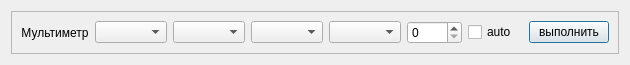
<?xml version="1.0" encoding="UTF-8"?>
<ui version="4.0">
 <class>HandControl</class>
 <widget class="QDialog" name="HandControl">
  <property name="geometry">
   <rect>
    <x>0</x>
    <y>0</y>
    <width>630</width>
    <height>53</height>
   </rect>
  </property>
  <property name="windowTitle">
   <string>Form</string>
  </property>
  <layout class="QVBoxLayout" name="verticalLayout">
   <item>
    <widget class="QFrame" name="frame">
     <property name="frameShape">
      <enum>QFrame::StyledPanel</enum>
     </property>
     <property name="frameShadow">
      <enum>QFrame::Raised</enum>
     </property>
     <layout class="QVBoxLayout" name="verticalLayout_2">
      <item>
       <layout class="QHBoxLayout" name="horizontalLayout">
        <item>
         <widget class="QLabel" name="label">
          <property name="text">
           <string>Мультиметр</string>
          </property>
          <property name="alignment">
           <set>Qt::AlignCenter</set>
          </property>
         </widget>
        </item>
        <item>
         <widget class="QComboBox" name="cb_multimeter_cmd"/>
        </item>
        <item>
         <widget class="QComboBox" name="cb_multimeter_limit_U"/>
        </item>
        <item>
         <widget class="QComboBox" name="cb_multimeter_limit_I"/>
        </item>
        <item>
         <widget class="QComboBox" name="cb_multimeter_limit_R"/>
        </item>
        <item>
         <widget class="QSpinBox" name="sb_multimeter_freq"/>
        </item>
        <item>
         <widget class="QCheckBox" name="cb_auto">
          <property name="text">
           <string>auto</string>
          </property>
         </widget>
        </item>
        <item>
         <widget class="QPushButton" name="btn_multimeter_run_cmd">
          <property name="text">
           <string>выполнить</string>
          </property>
         </widget>
        </item>
       </layout>
      </item>
     </layout>
    </widget>
   </item>
  </layout>
 </widget>
 <resources/>
 <connections/>
</ui>
